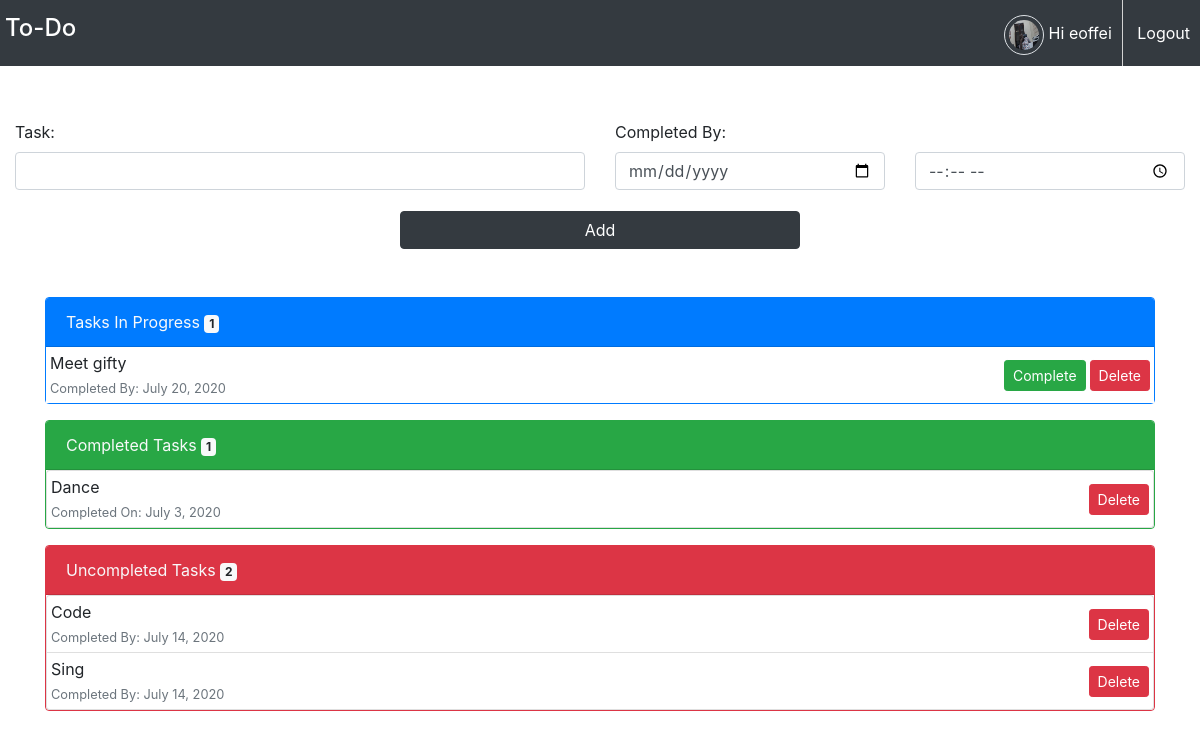
The app's page /home/ (signed in) with its own data.
### user/models.py (models this page shows, shortened)
class UserAvatar(models.Model):
	user = models.OneToOneField(User,on_delete = models.CASCADE)
	image = models.ImageField(default = 'defaultAvatar.png',upload_to = 'profile_pics')

### app/models.py (models this page shows, shortened)
class Task(models.Model):
	user = models.ForeignKey(User,on_delete = models.CASCADE)
	action = models.CharField(max_length = 200)
	completed_by = models.DateTimeField()
	completed_on = models.DateTimeField(null = True,default = None)
	task_completed = models.BooleanField(default = False)
	def is_uncompleted(self):
		return timezone.now() > self.completed_by

### app/views.py (the view)
# urls.py: path('home/',app_views.HomePageView.as_view(),name = 'home'),
class HomePageView(LoginRequiredMixin,generic.ListView):
	model = Task
	context_object_name = 'tasks_in_progress'
	template_name = 'app/index.html'
	def get_queryset(self,*args,**kwargs):
		return [task for task in Task.objects.filter(user = self.request.user) if not task.task_completed and not task.is_uncompleted()]
	def get_context_data(self,*args,**kwargs):
		context = super().get_context_data(*args,**kwargs)
		context['tasks_in_progress_total'] = len(context['tasks_in_progress'])
		context['completed_tasks'] = [task for task in Task.objects.filter(user = self.request.user) if task.task_completed]
		context['completed_tasks_total'] = len(context['completed_tasks'])
		context['uncompleted_tasks'] = [task for task in Task.objects.filter(user = self.request.user) if task.is_uncompleted() ]
		context['uncompleted_tasks_total'] = len(context['uncompleted_tasks'])
		return context

### app/templates/app/index.html (shortened to what this page needs)
{% extends 'app/base.html' %}
{% load static %}
{% block content %}
	<div class="container-fluid" style="margin-top:120px">
		<div class="row">
			<div class="col-sm-6">
				<div class="form-group">
					<label for="id_task">Task:</label>
					<input type="text" id="id_task" class="form-control">
				</div>
			</div>
			<div class="col-sm-6">
				<div class="form-group">
					<label for="id_date_completed">Completed By:</label>
					<div class="row">
						<div class="col-6">
							<input type="date" id="id_date" class="form-control">
						</div>
						<div class="col-6">
							<input type="time" id = 'id_time' class="form-control">
						</div>
					</div>
				</div>
			</div>
		</div>
		<div style = 'max-width:400px;margin: 5px auto;'>
			<button id="add" class="btn btn-block btn-dark">Add</button>
		</div>
	</div>
	<div class="container mt-5 mb-5">
		<div class="card border-primary">
			<div class="card-header bg-primary text-light">
				Tasks In Progress <span id="tasks-in-progress-count" class="badge badge-light">{{tasks_in_progress_total}}</span>
			</div>
			<div id="tasks-in-progress-container" class="card-body p-0">
				{% if tasks_in_progress %}
					<ul id="tasks-in-progress" class="list-group list-group-flush">
						{% for task in tasks_in_progress %}
							<li class="list-group-item p-1 d-flex justify-content-between">
								<div>
									{{task.action}}<br/>
									<span class="text-muted small">Completed By: {{task.completed_by|date:''}}</span>
								</div>
								<div class="d-flex align-items-center">
									<button id = "{{task.id}}" class = 'btn btn-sm btn-success mr-1 complete'>Complete</button>
									<button id = "{{task.id}}" class = 'btn btn-sm btn-danger delete'>Delete</button>
								</div>
							</li>
						{% endfor %}
					</ul>
				{% else %}
					<p id="no-task-in-progress" class="text-center text-muted mt-2 lead">No Tasks In Progress</p>
				{% endif %}
			</div>
		</div>
		<div class="card mt-3 border-success">
			<div class="card-header bg-success text-light">
				Completed Tasks <span id="completed-tasks-count" class="badge badge-light">{{ completed_tasks_total }}</span>
			</div>
			<div id="completed-tasks-container" class="card-body p-0">
				{% if completed_tasks %}
					<ul id="completed-tasks" class="list-group">
						{% for task in completed_tasks %}
							<li class="list-group-item p-1 d-flex justify-content-between">
								<div>
									{{task.action}}<br/>
									<span class="text-muted small">Completed On: {{task.completed_on|date:''}}</span>
								</div>
								<div class="d-flex align-items-center">
									<button id = "{{task.id}}" class = 'btn btn-sm btn-danger delete'>Delete</button>
								</div>
							</li>
						{% endfor %}
					</ul>
				{% else %}
					<p id="no-completed-task" class="text-center mt-2 text-muted lead">No Completed Tasks</p>
				{% endif %}
			</div>
		</div>
		<div class="card mt-3 border-danger">
			<div class="card-header bg-danger text-light">
				Uncompleted Tasks <span id = 'uncompleted-tasks-count' class="badge badge-light">{{ uncompleted_tasks_total }}</span>
			</div>
			<div id="uncompleted-tasks-container" class="card-body p-0">
				{% if uncompleted_tasks %}
					<ul id="uncompleted-tasks" class="list-group">
						{% for task in uncompleted_tasks %}
							<li class="list-group-item p-1 d-flex justify-content-between">
								<div>
									{{task.action}}<br/>
									<span class="text-muted small">Completed By: {{task.completed_by|date:''}}</span>
								</div>
								<div class="d-flex align-items-center">
									<button id = "{{task.id}}" class = 'btn btn-sm btn-danger delete'>Delete</button>
								</div>
							</li>
						{% endfor %}
					</ul>
				{% else %}
					<p id="no-uncompleted-task" class="text-center text-muted mt-2 lead">No Uncompleted Task</p>
				{% endif %}
			</div>
		</div>
	</div>
{% endblock %}

### app/templates/app/base.html (shortened to what this page needs)
{% load static %}
<!DOCTYPE html>
<html lang="en">
<head>
	<link rel="stylesheet" href="{% static 'app\bootstrap.min.css' %}" type="text/css"/>
</head>
<body>
	<div class="container-fluid">
		<nav class="fixed-top navbar-dark bg-dark">
			<a href="{% url 'app:home' %}"><h4>To-Do</h4></a>
			<ul>
				<li class="active">
					<a href="{% url 'user:profile' %}">
						<img style = 'width:40px;height:40px' class="rounded-circle border p-1" src="{{ user.useravatar.image.url }}" alt="">
						{% if user.is_authenticated %}
							Hi {{ user.username }}
						{% else %}
							Hi User
						{% endif %}
					</a>
				</li>
				<li>
					<a href="{% url 'user:logout' %}">Logout</a>
				</li>
			</ul>
		</nav>
	</div>
	{% block content %}
	{% endblock %}
</body>
</html>

### app/templates/app/base.html (style rules this page uses)
nav ul { margin:0; padding:0; list-style:none; }
nav a { color:white; padding: 0 5px; line-height:60px; }
nav a h4 { display:inline-block; }
nav ul { float:right; }
nav ul li { displaY:inline-block }
nav ul li a { color:white; display:block; padding:3px 10px; }
nav ul li:first-child { border-right:thin solid lightgray; }

### records on screen
Task: action "Meet gifty", completed_by "July 20, 2020"
Task: action "Dance", completed_on "July 3, 2020"
Task: action "Code", completed_by "July 14, 2020"
Task: action "Sing", completed_by "July 14, 2020"

### other values on screen
{{ user.username }} "eoffei"
{{ tasks_in_progress_total }} "1"
{{ completed_tasks_total }} "1"
{{ uncompleted_tasks_total }} "2"
